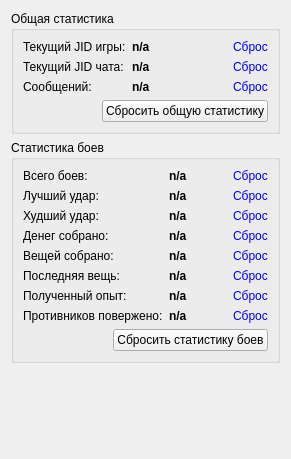
          <widget class="QWidget" name="page_5">
           <layout class="QVBoxLayout" name="verticalLayout_20">
            <item>
             <widget class="QGroupBox" name="groupBox">
              <property name="title">
               <string>Общая статистика</string>
              </property>
              <layout class="QVBoxLayout" name="verticalLayout_19">
               <item>
                <layout class="QHBoxLayout" name="horizontalLayout_19">
                 <item>
                  <layout class="QVBoxLayout" name="verticalLayout_11">
                   <item>
                    <widget class="QLabel" name="lastGameJidCaption_label">
                     <property name="text">
                      <string>Текущий JID игры:</string>
                     </property>
                    </widget>
                   </item>
                   <item>
                    <widget class="QLabel" name="lastGameChatCaption_label">
                     <property name="text">
                      <string>Текущий JID чата:</string>
                     </property>
                    </widget>
                   </item>
                   <item>
                    <widget class="QLabel" name="gameMessagesCountCaption_label">
                     <property name="text">
                      <string>Сообщений:</string>
                     </property>
                    </widget>
                   </item>
                  </layout>
                 </item>
                 <item>
                  <layout class="QVBoxLayout" name="verticalLayout_13">
                   <item>
                    <widget class="QLabel" name="lastGameJidValue_label">
                     <property name="font">
                      <font>
                       <weight>75</weight>
                       <bold>true</bold>
                      </font>
                     </property>
                     <property name="text">
                      <string>n/a</string>
                     </property>
                    </widget>
                   </item>
                   <item>
                    <widget class="QLabel" name="lastGameChatValue_label">
                     <property name="font">
                      <font>
                       <weight>75</weight>
                       <bold>true</bold>
                      </font>
                     </property>
                     <property name="text">
                      <string>n/a</string>
                     </property>
                    </widget>
                   </item>
                   <item>
                    <widget class="QLabel" name="gameMessagesCountValue_label">
                     <property name="font">
                      <font>
                       <weight>75</weight>
                       <bold>true</bold>
                      </font>
                     </property>
                     <property name="text">
                      <string>n/a</string>
                     </property>
                    </widget>
                   </item>
                  </layout>
                 </item>
                 <item>
                  <spacer name="horizontalSpacer_7">
                   <property name="orientation">
                    <enum>Qt::Horizontal</enum>
                   </property>
                   <property name="sizeHint" stdset="0">
                    <size>
                     <width>13</width>
                     <height>20</height>
                    </size>
                   </property>
                  </spacer>
                 </item>
                 <item>
                  <layout class="QVBoxLayout" name="verticalLayout_14">
                   <item>
                    <widget class="QLabel" name="label_28">
                     <property name="palette">
                      <palette>
                       <active>
                        <colorrole role="WindowText">
                         <brush brushstyle="SolidPattern">
                          <color alpha="255">
                           <red>0</red>
                           <green>0</green>
                           <blue>255</blue>
                          </color>
                         </brush>
                        </colorrole>
                       </active>
                       <inactive>
                        <colorrole role="WindowText">
                         <brush brushstyle="SolidPattern">
                          <color alpha="255">
                           <red>0</red>
                           <green>0</green>
                           <blue>255</blue>
                          </color>
                         </brush>
                        </colorrole>
                       </inactive>
                       <disabled>
                        <colorrole role="WindowText">
                         <brush brushstyle="SolidPattern">
                          <color alpha="255">
                           <red>126</red>
                           <green>125</green>
                           <blue>124</blue>
                          </color>
                         </brush>
                        </colorrole>
                       </disabled>
                      </palette>
                     </property>
                     <property name="text">
                      <string>Сброс</string>
                     </property>
                    </widget>
                   </item>
                   <item>
                    <widget class="QLabel" name="label_29">
                     <property name="palette">
                      <palette>
                       <active>
                        <colorrole role="WindowText">
                         <brush brushstyle="SolidPattern">
                          <color alpha="255">
                           <red>0</red>
                           <green>0</green>
                           <blue>255</blue>
                          </color>
                         </brush>
                        </colorrole>
                       </active>
                       <inactive>
                        <colorrole role="WindowText">
                         <brush brushstyle="SolidPattern">
                          <color alpha="255">
                           <red>0</red>
                           <green>0</green>
                           <blue>255</blue>
                          </color>
                         </brush>
                        </colorrole>
                       </inactive>
                       <disabled>
                        <colorrole role="WindowText">
                         <brush brushstyle="SolidPattern">
                          <color alpha="255">
                           <red>126</red>
                           <green>125</green>
                           <blue>124</blue>
                          </color>
                         </brush>
                        </colorrole>
                       </disabled>
                      </palette>
                     </property>
                     <property name="text">
                      <string>Сброс</string>
                     </property>
                    </widget>
                   </item>
                   <item>
                    <widget class="QLabel" name="label_30">
                     <property name="palette">
                      <palette>
                       <active>
                        <colorrole role="WindowText">
                         <brush brushstyle="SolidPattern">
                          <color alpha="255">
                           <red>0</red>
                           <green>0</green>
                           <blue>255</blue>
                          </color>
                         </brush>
                        </colorrole>
                       </active>
                       <inactive>
                        <colorrole role="WindowText">
                         <brush brushstyle="SolidPattern">
                          <color alpha="255">
                           <red>0</red>
                           <green>0</green>
                           <blue>255</blue>
                          </color>
                         </brush>
                        </colorrole>
                       </inactive>
                       <disabled>
                        <colorrole role="WindowText">
                         <brush brushstyle="SolidPattern">
                          <color alpha="255">
                           <red>126</red>
                           <green>125</green>
                           <blue>124</blue>
                          </color>
                         </brush>
                        </colorrole>
                       </disabled>
                      </palette>
                     </property>
                     <property name="text">
                      <string>Сброс</string>
                     </property>
                    </widget>
                   </item>
                  </layout>
                 </item>
                </layout>
               </item>
               <item>
                <layout class="QHBoxLayout" name="horizontalLayout_18">
                 <item>
                  <spacer name="horizontalSpacer_9">
                   <property name="orientation">
                    <enum>Qt::Horizontal</enum>
                   </property>
                   <property name="sizeHint" stdset="0">
                    <size>
                     <width>40</width>
                     <height>20</height>
                    </size>
                   </property>
                  </spacer>
                 </item>
                 <item>
                  <widget class="QPushButton" name="resetCommonStatBtn">
                   <property name="text">
                    <string>Сбросить общую статистику</string>
                   </property>
                  </widget>
                 </item>
                </layout>
               </item>
              </layout>
             </widget>
            </item>
            <item>
             <widget class="QGroupBox" name="groupBox_2">
              <property name="title">
               <string>Статистика боев</string>
              </property>
              <layout class="QVBoxLayout" name="verticalLayout_18">
               <item>
                <layout class="QHBoxLayout" name="horizontalLayout_6">
                 <item>
                  <layout class="QVBoxLayout" name="verticalLayout_15">
                   <item>
                    <widget class="QLabel" name="fightsCountCaption_label">
                     <property name="text">
                      <string>Всего боев:</string>
                     </property>
                    </widget>
                   </item>
                   <item>
                    <widget class="QLabel" name="damageMaxFromPersCaption_label">
                     <property name="text">
                      <string>Лучший удар:</string>
                     </property>
                    </widget>
                   </item>
                   <item>
                    <widget class="QLabel" name="damageMinFromPersCaption_label">
                     <property name="text">
                      <string>Худший удар:</string>
                     </property>
                    </widget>
                   </item>
                   <item>
                    <widget class="QLabel" name="dropMoneysCaption_label">
                     <property name="text">
                      <string>Денег собрано:</string>
                     </property>
                    </widget>
                   </item>
                   <item>
                    <widget class="QLabel" name="thingsDropCountCaption_label">
                     <property name="text">
                      <string>Вещей собрано:</string>
                     </property>
                    </widget>
                   </item>
                   <item>
                    <widget class="QLabel" name="thingDropLastCaption_label">
                     <property name="text">
                      <string>Последняя вещь:</string>
                     </property>
                    </widget>
                   </item>
                   <item>
                    <widget class="QLabel" name="experienceDropCountCaption_label">
                     <property name="text">
                      <string>Полученный опыт:</string>
                     </property>
                    </widget>
                   </item>
                   <item>
                    <widget class="QLabel" name="killedEnemiesCaption_label">
                     <property name="text">
                      <string>Противников повержено:</string>
                     </property>
                    </widget>
                   </item>
                  </layout>
                 </item>
                 <item>
                  <layout class="QVBoxLayout" name="verticalLayout_16">
                   <item>
                    <widget class="QLabel" name="fightsCountValue_label">
                     <property name="font">
                      <font>
                       <weight>75</weight>
                       <bold>true</bold>
                      </font>
                     </property>
                     <property name="text">
                      <string>n/a</string>
                     </property>
                    </widget>
                   </item>
                   <item>
                    <widget class="QLabel" name="damageMaxFromPersValue_label">
                     <property name="font">
                      <font>
                       <weight>75</weight>
                       <bold>true</bold>
                      </font>
                     </property>
                     <property name="text">
                      <string>n/a</string>
                     </property>
                    </widget>
                   </item>
                   <item>
                    <widget class="QLabel" name="damageMinFromPersValue_label">
                     <property name="font">
                      <font>
                       <weight>75</weight>
                       <bold>true</bold>
                      </font>
                     </property>
                     <property name="text">
                      <string>n/a</string>
                     </property>
                    </widget>
                   </item>
                   <item>
                    <widget class="QLabel" name="dropMoneysValue_label">
                     <property name="font">
                      <font>
                       <weight>75</weight>
                       <bold>true</bold>
                      </font>
                     </property>
                     <property name="text">
                      <string>n/a</string>
                     </property>
                    </widget>
                   </item>
                   <item>
                    <widget class="QLabel" name="thingsDropCountValue_label">
                     <property name="font">
                      <font>
                       <weight>75</weight>
                       <bold>true</bold>
                      </font>
                     </property>
                     <property name="text">
                      <string>n/a</string>
                     </property>
                    </widget>
                   </item>
                   <item>
                    <widget class="QLabel" name="thingDropLastValue_label">
                     <property name="font">
                      <font>
                       <weight>75</weight>
                       <bold>true</bold>
                      </font>
                     </property>
                     <property name="text">
                      <string>n/a</string>
                     </property>
                    </widget>
                   </item>
                   <item>
                    <widget class="QLabel" name="experienceDropCountValue_label">
                     <property name="font">
                      <font>
                       <weight>75</weight>
                       <bold>true</bold>
                      </font>
                     </property>
                     <property name="text">
                      <string>n/a</string>
                     </property>
                    </widget>
                   </item>
                   <item>
                    <widget class="QLabel" name="killedEnemiesValue_label">
                     <property name="font">
                      <font>
                       <weight>75</weight>
                       <bold>true</bold>
                      </font>
                     </property>
                     <property name="text">
                      <string>n/a</string>
                     </property>
                    </widget>
                   </item>
                  </layout>
                 </item>
                 <item>
                  <spacer name="horizontalSpacer_6">
                   <property name="orientation">
                    <enum>Qt::Horizontal</enum>
                   </property>
                   <property name="sizeHint" stdset="0">
                    <size>
                     <width>40</width>
                     <height>20</height>
                    </size>
                   </property>
                  </spacer>
                 </item>
                 <item>
                  <layout class="QVBoxLayout" name="verticalLayout_17">
                   <item>
                    <widget class="QLabel" name="label_66">
                     <property name="palette">
                      <palette>
                       <active>
                        <colorrole role="WindowText">
                         <brush brushstyle="SolidPattern">
                          <color alpha="255">
                           <red>0</red>
                           <green>0</green>
                           <blue>255</blue>
                          </color>
                         </brush>
                        </colorrole>
                       </active>
                       <inactive>
                        <colorrole role="WindowText">
                         <brush brushstyle="SolidPattern">
                          <color alpha="255">
                           <red>0</red>
                           <green>0</green>
                           <blue>255</blue>
                          </color>
                         </brush>
                        </colorrole>
                       </inactive>
                       <disabled>
                        <colorrole role="WindowText">
                         <brush brushstyle="SolidPattern">
                          <color alpha="255">
                           <red>126</red>
                           <green>125</green>
                           <blue>124</blue>
                          </color>
                         </brush>
                        </colorrole>
                       </disabled>
                      </palette>
                     </property>
                     <property name="text">
                      <string>Сброс</string>
                     </property>
                    </widget>
                   </item>
                   <item>
                    <widget class="QLabel" name="label_67">
                     <property name="palette">
                      <palette>
                       <active>
                        <colorrole role="WindowText">
                         <brush brushstyle="SolidPattern">
                          <color alpha="255">
                           <red>0</red>
                           <green>0</green>
                           <blue>255</blue>
                          </color>
                         </brush>
                        </colorrole>
                       </active>
                       <inactive>
                        <colorrole role="WindowText">
                         <brush brushstyle="SolidPattern">
                          <color alpha="255">
                           <red>0</red>
                           <green>0</green>
                           <blue>255</blue>
                          </color>
                         </brush>
                        </colorrole>
                       </inactive>
                       <disabled>
                        <colorrole role="WindowText">
                         <brush brushstyle="SolidPattern">
                          <color alpha="255">
                           <red>126</red>
                           <green>125</green>
                           <blue>124</blue>
                          </color>
                         </brush>
                        </colorrole>
                       </disabled>
                      </palette>
                     </property>
                     <property name="text">
                      <string>Сброс</string>
                     </property>
                    </widget>
                   </item>
                   <item>
                    <widget class="QLabel" name="label_68">
                     <property name="palette">
                      <palette>
                       <active>
                        <colorrole role="WindowText">
                         <brush brushstyle="SolidPattern">
                          <color alpha="255">
                           <red>0</red>
                           <green>0</green>
                           <blue>255</blue>
                          </color>
                         </brush>
                        </colorrole>
                       </active>
                       <inactive>
                        <colorrole role="WindowText">
                         <brush brushstyle="SolidPattern">
                          <color alpha="255">
                           <red>0</red>
                           <green>0</green>
                           <blue>255</blue>
                          </color>
                         </brush>
                        </colorrole>
                       </inactive>
                       <disabled>
                        <colorrole role="WindowText">
                         <brush brushstyle="SolidPattern">
                          <color alpha="255">
                           <red>126</red>
                           <green>125</green>
                           <blue>124</blue>
                          </color>
                         </brush>
                        </colorrole>
                       </disabled>
                      </palette>
                     </property>
                     <property name="text">
                      <string>Сброс</string>
                     </property>
                    </widget>
                   </item>
                   <item>
                    <widget class="QLabel" name="label_69">
                     <property name="palette">
                      <palette>
                       <active>
                        <colorrole role="WindowText">
                         <brush brushstyle="SolidPattern">
                          <color alpha="255">
                           <red>0</red>
                           <green>0</green>
                           <blue>255</blue>
                          </color>
                         </brush>
                        </colorrole>
                       </active>
                       <inactive>
                        <colorrole role="WindowText">
                         <brush brushstyle="SolidPattern">
                          <color alpha="255">
                           <red>0</red>
                           <green>0</green>
                           <blue>255</blue>
                          </color>
                         </brush>
                        </colorrole>
                       </inactive>
                       <disabled>
                        <colorrole role="WindowText">
                         <brush brushstyle="SolidPattern">
                          <color alpha="255">
                           <red>126</red>
                           <green>125</green>
                           <blue>124</blue>
                          </color>
                         </brush>
                        </colorrole>
                       </disabled>
                      </palette>
                     </property>
                     <property name="text">
                      <string>Сброс</string>
                     </property>
                    </widget>
                   </item>
                   <item>
                    <widget class="QLabel" name="label_70">
                     <property name="palette">
                      <palette>
                       <active>
                        <colorrole role="WindowText">
                         <brush brushstyle="SolidPattern">
                          <color alpha="255">
                           <red>0</red>
                           <green>0</green>
                           <blue>255</blue>
                          </color>
                         </brush>
                        </colorrole>
                       </active>
                       <inactive>
                        <colorrole role="WindowText">
                         <brush brushstyle="SolidPattern">
                          <color alpha="255">
                           <red>0</red>
                           <green>0</green>
                           <blue>255</blue>
                          </color>
                         </brush>
                        </colorrole>
                       </inactive>
                       <disabled>
                        <colorrole role="WindowText">
                         <brush brushstyle="SolidPattern">
                          <color alpha="255">
                           <red>126</red>
                           <green>125</green>
                           <blue>124</blue>
                          </color>
                         </brush>
                        </colorrole>
                       </disabled>
                      </palette>
                     </property>
                     <property name="text">
                      <string>Сброс</string>
                     </property>
                    </widget>
                   </item>
                   <item>
                    <widget class="QLabel" name="label_71">
                     <property name="palette">
                      <palette>
                       <active>
                        <colorrole role="WindowText">
                         <brush brushstyle="SolidPattern">
                          <color alpha="255">
                           <red>0</red>
                           <green>0</green>
                           <blue>255</blue>
                          </color>
                         </brush>
                        </colorrole>
                       </active>
                       <inactive>
                        <colorrole role="WindowText">
                         <brush brushstyle="SolidPattern">
                          <color alpha="255">
                           <red>0</red>
                           <green>0</green>
                           <blue>255</blue>
                          </color>
                         </brush>
                        </colorrole>
                       </inactive>
                       <disabled>
                        <colorrole role="WindowText">
                         <brush brushstyle="SolidPattern">
                          <color alpha="255">
                           <red>126</red>
                           <green>125</green>
                           <blue>124</blue>
                          </color>
                         </brush>
                        </colorrole>
                       </disabled>
                      </palette>
                     </property>
                     <property name="text">
                      <string>Сброс</string>
                     </property>
                    </widget>
                   </item>
                   <item>
                    <widget class="QLabel" name="label_72">
                     <property name="palette">
                      <palette>
                       <active>
                        <colorrole role="WindowText">
                         <brush brushstyle="SolidPattern">
                          <color alpha="255">
                           <red>0</red>
                           <green>0</green>
                           <blue>255</blue>
                          </color>
                         </brush>
                        </colorrole>
                       </active>
                       <inactive>
                        <colorrole role="WindowText">
                         <brush brushstyle="SolidPattern">
                          <color alpha="255">
                           <red>0</red>
                           <green>0</green>
                           <blue>255</blue>
                          </color>
                         </brush>
                        </colorrole>
                       </inactive>
                       <disabled>
                        <colorrole role="WindowText">
                         <brush brushstyle="SolidPattern">
                          <color alpha="255">
                           <red>126</red>
                           <green>125</green>
                           <blue>124</blue>
                          </color>
                         </brush>
                        </colorrole>
                       </disabled>
                      </palette>
                     </property>
                     <property name="text">
                      <string>Сброс</string>
                     </property>
                    </widget>
                   </item>
                   <item>
                    <widget class="QLabel" name="label_73">
                     <property name="palette">
                      <palette>
                       <active>
                        <colorrole role="WindowText">
                         <brush brushstyle="SolidPattern">
                          <color alpha="255">
                           <red>0</red>
                           <green>0</green>
                           <blue>255</blue>
                          </color>
                         </brush>
                        </colorrole>
                       </active>
                       <inactive>
                        <colorrole role="WindowText">
                         <brush brushstyle="SolidPattern">
                          <color alpha="255">
                           <red>0</red>
                           <green>0</green>
                           <blue>255</blue>
                          </color>
                         </brush>
                        </colorrole>
                       </inactive>
                       <disabled>
                        <colorrole role="WindowText">
                         <brush brushstyle="SolidPattern">
                          <color alpha="255">
                           <red>126</red>
                           <green>125</green>
                           <blue>124</blue>
                          </color>
                         </brush>
                        </colorrole>
                       </disabled>
                      </palette>
                     </property>
                     <property name="text">
                      <string>Сброс</string>
                     </property>
                    </widget>
                   </item>
                  </layout>
                 </item>
                </layout>
               </item>
               <item>
                <layout class="QHBoxLayout" name="horizontalLayout_21">
                 <item>
                  <spacer name="horizontalSpacer_13">
                   <property name="orientation">
                    <enum>Qt::Horizontal</enum>
                   </property>
                   <property name="sizeHint" stdset="0">
                    <size>
                     <width>40</width>
                     <height>20</height>
                    </size>
                   </property>
                  </spacer>
                 </item>
                 <item>
                  <widget class="QPushButton" name="resetFightsStatBtn">
                   <property name="text">
                    <string>Сбросить статистику боев</string>
                   </property>
                  </widget>
                 </item>
                </layout>
               </item>
              </layout>
             </widget>
            </item>
            <item>
             <spacer name="verticalSpacer_9">
              <property name="orientation">
               <enum>Qt::Vertical</enum>
              </property>
              <property name="sizeHint" stdset="0">
               <size>
                <width>20</width>
                <height>85</height>
               </size>
              </property>
             </spacer>
            </item>
           </layout>
          </widget>
